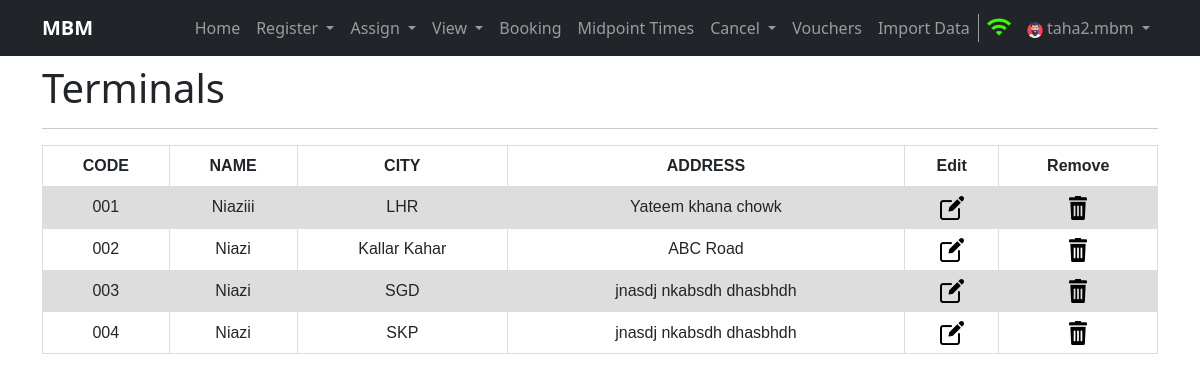
The app's page /viewterminals (signed in) with its own data.
### home/models.py (models this page shows, shortened)
class Terminal(models.Model):
    tcode = models.CharField(max_length=3, unique=True)
    name = models.CharField(max_length=100)
    city = models.CharField(max_length=100)
    address = models.CharField(max_length=150)
    created = models.DateTimeField(auto_now_add=True, editable=False, null=False, blank=False)
    last_modified = models.DateTimeField(auto_now_add=True, editable=False, null=False, blank=False)
    class Meta:
        verbose_name_plural = 'Terminal'

### home/views.py (the view, shortened to what this page needs)
# urls.py: path('viewterminals', views.viewterminals, name='viewterminals'),
def viewterminals(request, t_id = None):
    if request.user.is_anonymous:
        return redirect('/login')
    terminals = None
    try:
        terminals = Terminal.objects.all().exclude(tcode='000')
    except Exception as e:
        messages.warning(request, e)
    return render(request, 'terminals.html', {'terminals': terminals})

### templates/terminals.html (shortened to what this page needs)
{% extends 'base.html' %}
{% block username %}{{ request.user.username }}{% endblock username %}
{%block body%}
{% load static %}
<div class="container my-2">
  <h1>Terminals</h1>
  <hr>
</div>
<div class="container">
    <table class="schedule Users">
        <tr>
          <th>CODE</th>
          <th>NAME</th>
          <th>CITY</th>
          <th>ADDRESS</th>
          <th>Edit</th>
          <th>Remove</th>
        </tr>
        {% for terminal in terminals %}
        <tr class="tr">
          <td>{{terminal.tcode}}</td>
          <td>{{terminal.name}}</td>
          <td>{{terminal.city}}</td>
          <td>{{terminal.address}}</td>
          <td><a href="{% url 'modifyterminal' t_id=terminal.id %}"><img src="{% static 'images/edit.png' %}"></a></td>
          <td><a href="{% url 'viewterminals' t_id=terminal.id %}"><img src="{% static 'images/remove.png' %}"></a></td>
        </tr>
        {% endfor %}
      </table>
</div>
{%endblock body%}

### static/css/style.css (style rules this page uses)
.schedule, .seats { font-family: arial, sans-serif; border-collapse: collapse; width: 100%; }
.schedule td, .bookings td, th { border: 1px solid #dddddd; text-align: center; padding: 8px; }
.schedule .tr:nth-child(even) { background-color: #dddddd; }
img { max-width: inherit; width: inherit; }

### records on screen
Terminal: tcode "001", name "Niaziii", city "LHR", address "Yateem khana chowk"
Terminal: tcode "002", name "Niazi", city "Kallar Kahar", address "ABC Road"
Terminal: tcode "003", name "Niazi", city "SGD", address "jnasdj nkabsdh dhasbhdh"
Terminal: tcode "004", name "Niazi", city "SKP", address "jnasdj nkabsdh dhasbhdh"

### other values on screen
{{ request.user.username }} "taha2.mbm"
